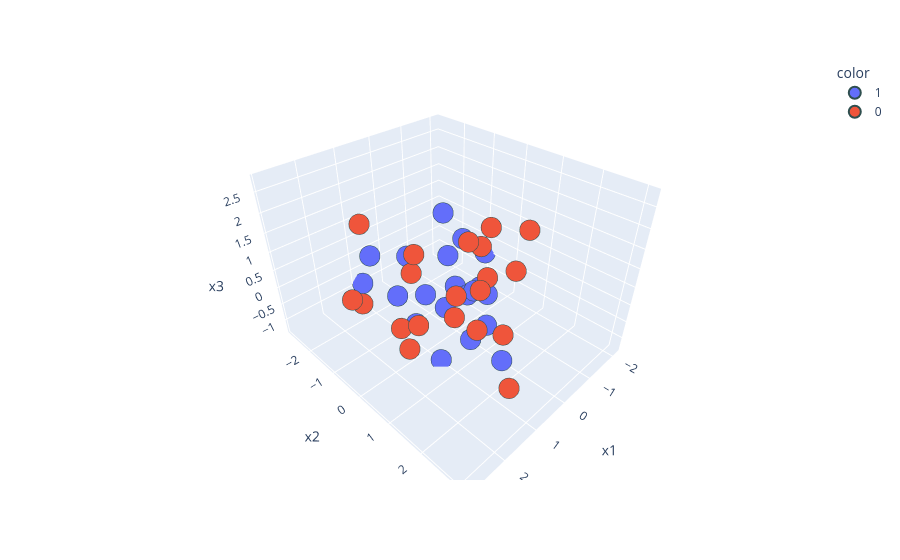

Notebook code for this chart:
### Code cell
import plotly.express as px
fig = px.scatter_3d(df, x='x1', y='x2', z='x3', color=df['target'].astype(str))

fig.update_traces(marker=dict(size=12,
                              line=dict(width=2,color='DarkSlateGrey')),
                  selector=dict(mode='markers'))

fig.show()

### Figure 1 — Plotly figure (JSON) as saved in the notebook; plotly's stock layout.template omitted (floating-point values rounded to 4 significant figures)
{"data": [{"hovertemplate": "color=1<br>x1=%{x}<br>x2=%{y}<br>x3=%{z}<extra></extra>", "legendgroup": "1", "marker": {"color": "#636efa", "line": {"color": "DarkSlateGrey", "width": 2}, "size": 12, "symbol": "circle"}, "mode": "markers", "name": "1", "scene": "scene", "showlegend": true, "type": "scatter3d", "x": [-0.7837, 1.238, -0.5433, -0.842, -0.07756, 0.7973, 0.5908, 1.961, 0.7344, 1.065, 1.086, -0.07118, -0.1742, 0.5471, -0.3847, 0.7499, -0.6042, 1.185, -2.129, -0.2484], "y": [-0.5847, -0.09866, -1.023, -1.166, 0.4617, -2.793, -1.099, -0.6057, 0.3408, 0.5311, -0.9162, 0.2741, 0.8168, -0.5258, 0.3767, 2.049, -0.6534, 1.539, -0.9874, 0.7295], "z": [0.7456, -0.4534, 1.382, -0.05273, 0.09024, -0.9528, 0.6336, 1.519, -0.0098, -1.285, -0.181, -0.1297, -0.8081, -0.2262, -0.008668, -0.452, -0.6547, 0.1034, -0.4799, 0.03808]}, {"hovertemplate": "color=0<br>x1=%{x}<br>x2=%{y}<br>x3=%{z}<extra></extra>", "legendgroup": "0", "marker": {"color": "#EF553B", "line": {"color": "DarkSlateGrey", "width": 2}, "size": 12, "symbol": "circle"}, "mode": "markers", "name": "0", "scene": "scene", "showlegend": true, "type": "scatter3d", "x": [0.4185, 2.462, 2.545, 0.3653, 2.883, 0.832, 1.835, 0.8409, 0.6235, 0.2749, -0.4455, 2.717, 0.99, 2.316, -0.4784, 2.741, 0.5575, 1.728, 1.841, 1.107], "y": [1.966, 0.9182, 0.02961, 1.738, 0.01418, 0.7729, 3.074, 0.7346, 0.9002, 1.145, 1.586, 1.45, 1.577, 1.252, 0.2871, 0.1332, 1.409, 0.5128, 0.5411, 1.635], "z": [1.653, 0.8202, 2.765, -0.1755, 1.237, 0.6111, 0.3698, -0.002537, 1.929, 0.9994, 2.039, 0.8214, 1.285, 1.009, 1.049, 1.13, 2.446, 1.967, 1.6, 0.3685]}], "layout": {"legend": {"title": {"text": "color"}, "tracegroupgap": 0}, "margin": {"t": 60}, "scene": {"domain": {"x": [0, 1], "y": [0, 1]}, "xaxis": {"title": {"text": "x1"}}, "yaxis": {"title": {"text": "x2"}}, "zaxis": {"title": {"text": "x3"}}}}}
